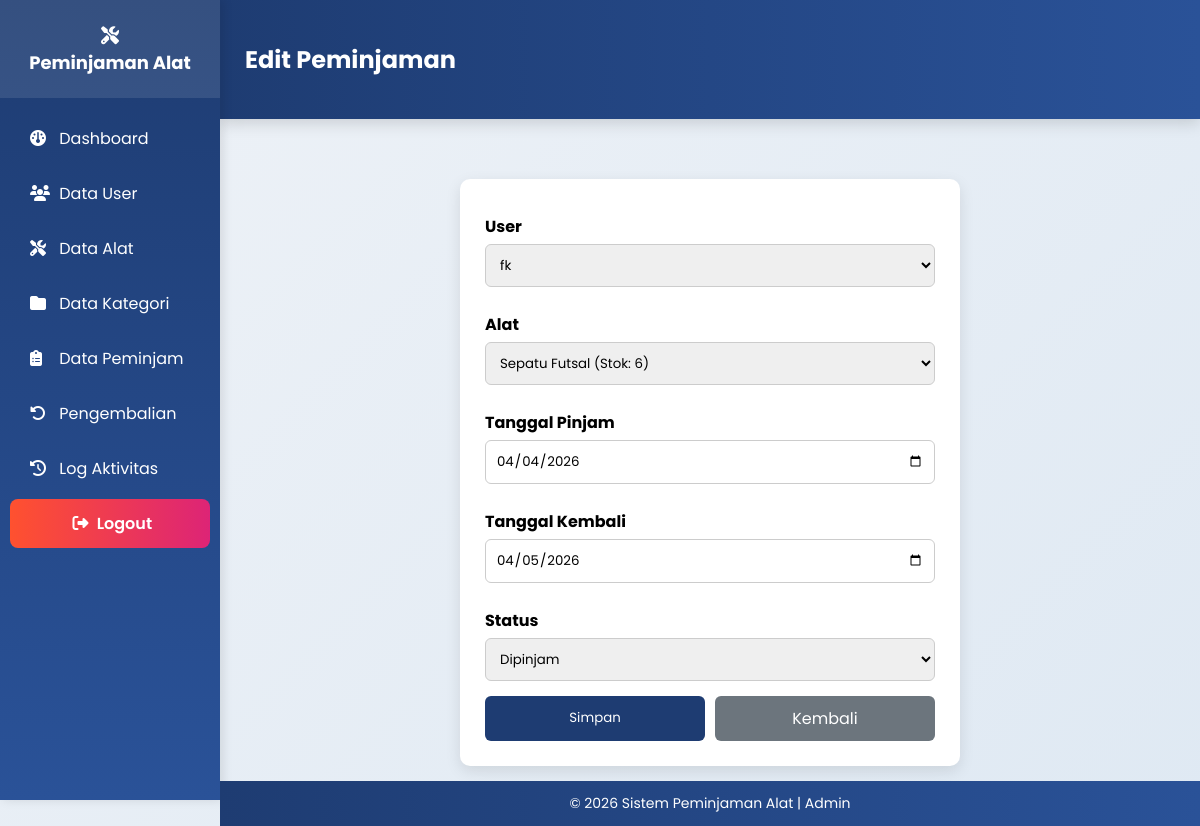
The page /views/admin/peminjaman/edit_peminjaman.php?id=54 (signed in) on the database its author committed.
### tables this page shows
CREATE TABLE `peminjaman` (
  `id_peminjaman` int NOT NULL,
  `id_user` int DEFAULT NULL,
  `id_alat` int DEFAULT NULL,
  `tgl_pinjam` date DEFAULT NULL,
  `tgl_kembali` date DEFAULT NULL,
  `tgl_persetujuan` date DEFAULT NULL,
  `status` enum('menunggu','disetujui','ditolak','dipinjam','dikembalikan','arsip') DEFAULT 'menunggu'
);

CREATE TABLE `users` (
  `id_user` int NOT NULL,
  `nama` varchar(100) NOT NULL,
  `email` varchar(100) NOT NULL,
  `no_tlp` varchar(15) DEFAULT NULL,
  `password` varchar(255) NOT NULL,
  `role` enum('admin','petugas','peminjam','') NOT NULL
);

CREATE TABLE `alat` (
  `id_alat` int NOT NULL,
  `nama_alat` varchar(100) DEFAULT NULL,
  `id_kategori` int DEFAULT NULL,
  `stok` int DEFAULT NULL,
  `kondisi` enum('baik','rusak') DEFAULT NULL,
  `status` enum('tersedia','dipinjam','tidak tersedia') DEFAULT 'tersedia'
);

### models/m_koneksi.php (called while the page is built, shortened)
<?php
class m_koneksi{
    private $host = "localhost",
        $username = "root",
        $pass = "",
        $db = "ukk_1_muhamadfareski";
    function __construct() {
        $this->koneksi = mysqli_connect($this->host, $this->username, $this->pass, $this->db);
    }
}
?>

### models/m_user.php (called while the page is built, shortened)
<?php
include_once __DIR__ . "/m_koneksi.php";
class m_user {
    private $koneksi;
    public function __construct(){
        $db = new m_koneksi();
        $this->koneksi = $db->koneksi;
    }
    public function getAll(){
        $sql = "SELECT * FROM users ORDER BY id_user ASC";
        return mysqli_query($this->koneksi, $sql);
    }
}
?>

### models/m_peminjaman.php (called while the page is built, shortened)
<?php
include_once __DIR__ . '/m_koneksi.php';
class m_peminjaman {
    public $conn;
    public function __construct() {
        $db = new m_koneksi();
        $this->conn = $db->koneksi;
    }
    public function getPeminjamanById($id) {
        $id = intval($id);
        $query = "SELECT * FROM peminjaman WHERE id_peminjaman='$id'";
        $result = mysqli_query($this->conn, $query);
        return mysqli_fetch_assoc($result);
    }
}
?>

### controllers/c_peminjaman.php (called while the page is built, shortened)
<?php
include_once __DIR__ . '/../models/m_peminjaman.php';
class c_peminjaman {
    private $model;
    public function __construct(){
        $this->model = new m_peminjaman();
    }
    public function show($id){
        return $this->model->getPeminjamanById($id);
    }
}
?>

### models/m_alat.php (called while the page is built, shortened)
<?php
include_once __DIR__ . "/m_koneksi.php";
class m_alat {
    private $koneksi;
    public function __construct(){
        $db = new m_koneksi();
        $this->koneksi = $db->koneksi;
    }
    public function getAll(){
        $sql = "SELECT * FROM alat ORDER BY id_alat ASC";
        return mysqli_query($this->koneksi, $sql);
    }
}

### views/admin/peminjaman/edit_peminjaman.php (the view, shortened to what this page needs)
<?php
include_once __DIR__ . '/../../../controllers/c_peminjaman.php';
include_once __DIR__ . '/../../../models/m_user.php';
include_once __DIR__ . '/../../../models/m_alat.php';
$controller = new c_peminjaman();
$userModel  = new m_user();
$alatModel  = new m_alat();
$id = $_GET['id'];
$data = $controller->show($id);
$users = mysqli_fetch_all($userModel->getAll(), MYSQLI_ASSOC);
$alats = mysqli_fetch_all($alatModel->getAll(), MYSQLI_ASSOC);
?>
<?php include '../../layouts/header.php'; ?>
<?php include '../../layouts/sidebar.php'; ?>
<div class="header">
    <h2>Edit Peminjaman</h2>
</div>
<div class="container">
<div class="form-box">
<form method="POST">
    <label>User</label>
    <select name="id_user" required>
        <?php foreach($users as $u): ?>
            <option value="<?= $u['id_user'] ?>"
                <?= $u['id_user'] == $data['id_user'] ? 'selected' : '' ?>>
                <?= $u['nama'] ?>
            </option>
        <?php endforeach; ?>
    </select>
    <label>Alat</label>
    <select name="id_alat" required>
        <?php foreach($alats as $a): ?>
            <option value="<?= $a['id_alat'] ?>"
                <?= $a['id_alat'] == $data['id_alat'] ? 'selected' : '' ?>>
                <?= $a['nama_alat'] ?> (Stok: <?= $a['stok'] ?>)
            </option>
        <?php endforeach; ?>
    </select>
    <label>Tanggal Pinjam</label>
    <input type="date" name="tgl_pinjam" value="<?= $data['tgl_pinjam'] ?>" required>
    <label>Tanggal Kembali</label>
    <input type="date" name="tgl_kembali" value="<?= $data['tgl_kembali'] ?>" required>
    <label>Status</label>
    <select name="status" required>
        <option value="dipinjam" <?= $data['status']=='dipinjam'?'selected':'' ?>>Dipinjam</option>
    </select>
    <div class="btn-group">
        <button type="submit" name="submit">Simpan</button>
        <a href="data_peminjaman.php">Kembali</a>
    </div>
</form>
</div>
</div>
<?php include '../../layouts/footer.php'; ?>

### views/layouts/header.php (style rules this page uses)
* { box-sizing:border-box; font-family:'Poppins', sans-serif; }
body { margin:0; background:linear-gradient(135deg,#eef2f7,#dfe9f3); }
.header { background:linear-gradient(90deg,#1e3c72,#2a5298); color:white; padding:22px 25px; margin-left:220px; display:flex; align-items:center; justify-content:space-between; box-shadow:0 4px 15px rgba(0,0,0,.15); }
.container { margin-left:220px; padding:25px; transition:.3s; }

### views/admin/peminjaman/edit_peminjaman.php (style rules this page uses)
.container { padding:20px; }
.form-box { background:#fff; padding:25px; border-radius:10px; max-width:500px; margin:40px auto; box-shadow:0 5px 15px rgba(0,0,0,0.1); }
.form-box label { font-weight:bold; margin-top:10px; display:block; }
.form-box input, .form-box select { width:100%; padding:10px; margin-top:5px; margin-bottom:15px; border:1px solid #ccc; border-radius:6px; }
.btn-group { display:flex; gap:10px; }
.btn-group button { flex:1; background:#1e3c72; color:white; border:none; padding:10px; border-radius:6px; }
.btn-group a { flex:1; text-align:center; background:#6c757d; color:white; padding:10px; border-radius:6px; text-decoration:none; }

### rows shown on the page
peminjaman: id_user "fk", id_alat "Sepatu Futsal (Stok: 6)", tgl_pinjam "04/04/2026", tgl_kembali "04/05/2026", status "Dipinjam"
